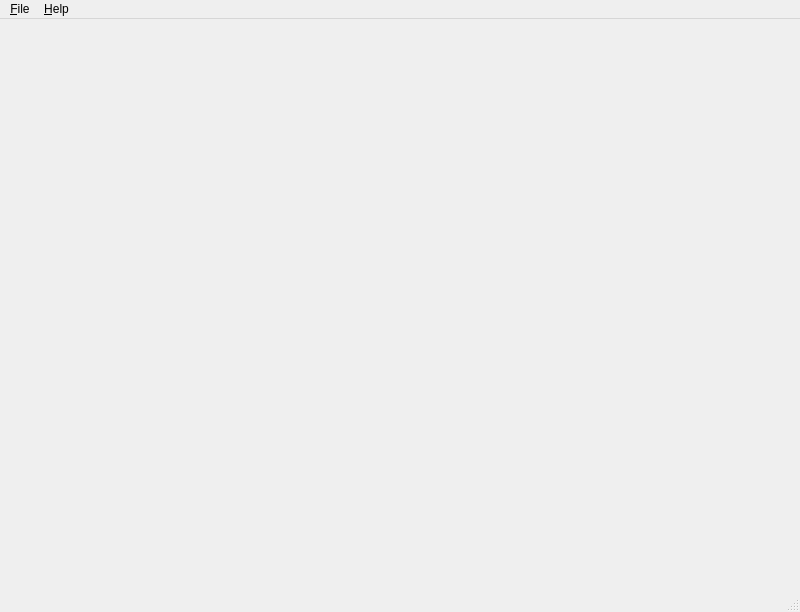
<?xml version="1.0" encoding="UTF-8"?>
<ui version="4.0">
 <class>MainWindow</class>
 <widget class="QMainWindow" name="MainWindow">
  <property name="enabled">
   <bool>true</bool>
  </property>
  <property name="geometry">
   <rect>
    <x>0</x>
    <y>0</y>
    <width>800</width>
    <height>612</height>
   </rect>
  </property>
  <property name="windowTitle">
   <string>MainWindow</string>
  </property>
  <widget class="QWidget" name="centralwidget">
   <layout class="QVBoxLayout" name="verticalLayout"/>
  </widget>
  <widget class="QMenuBar" name="menubar">
   <property name="geometry">
    <rect>
     <x>0</x>
     <y>0</y>
     <width>800</width>
     <height>20</height>
    </rect>
   </property>
   <widget class="QMenu" name="menuFile">
    <property name="title">
     <string>&amp;File</string>
    </property>
    <addaction name="actionOpen"/>
    <addaction name="separator"/>
    <addaction name="actionExit"/>
   </widget>
   <widget class="QMenu" name="menuHelp">
    <property name="title">
     <string>&amp;Help</string>
    </property>
    <addaction name="actionAboutQt"/>
   </widget>
   <addaction name="menuFile"/>
   <addaction name="menuHelp"/>
  </widget>
  <widget class="QStatusBar" name="statusbar"/>
  <action name="actionExit">
   <property name="text">
    <string>E&amp;xit</string>
   </property>
  </action>
  <action name="actionAboutQt">
   <property name="text">
    <string>About Qt</string>
   </property>
  </action>
  <action name="actionOpen">
   <property name="text">
    <string>&amp;Open...</string>
   </property>
   <property name="shortcut">
    <string>Ctrl+O</string>
   </property>
  </action>
 </widget>
 <resources/>
 <connections>
  <connection>
   <sender>actionExit</sender>
   <signal>triggered()</signal>
   <receiver>MainWindow</receiver>
   <slot>close()</slot>
   <hints>
    <hint type="sourcelabel">
     <x>-1</x>
     <y>-1</y>
    </hint>
    <hint type="destinationlabel">
     <x>399</x>
     <y>299</y>
    </hint>
   </hints>
  </connection>
 </connections>
</ui>
